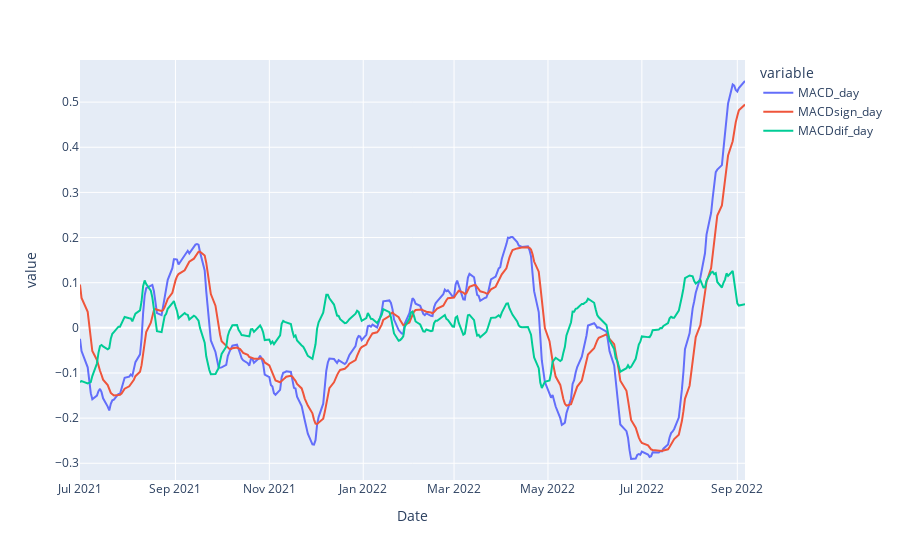
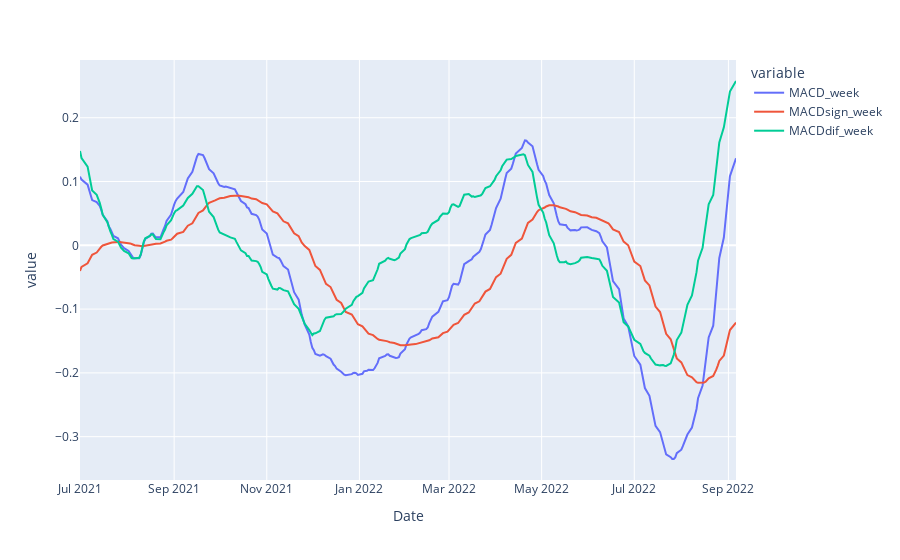
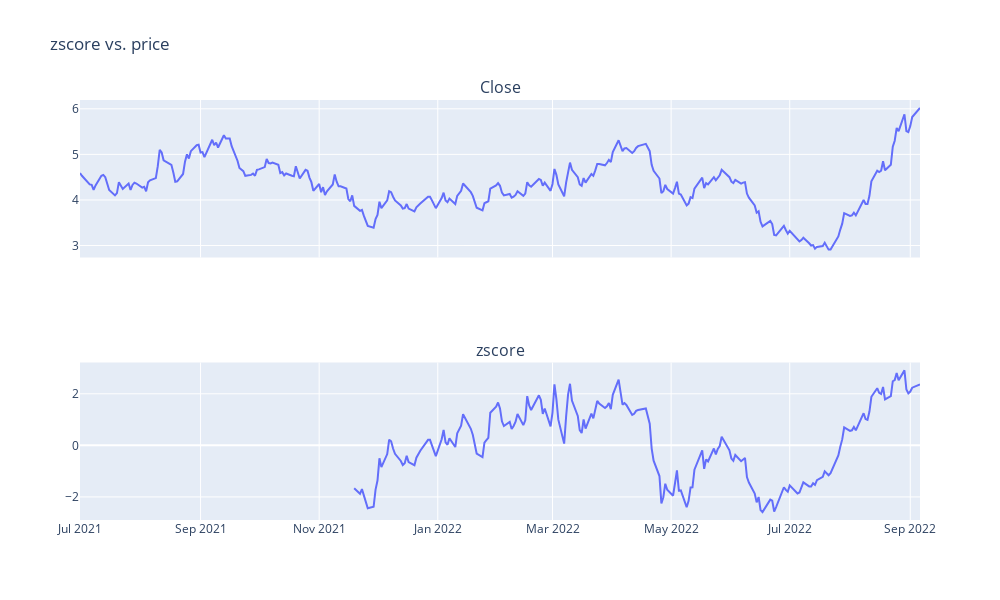
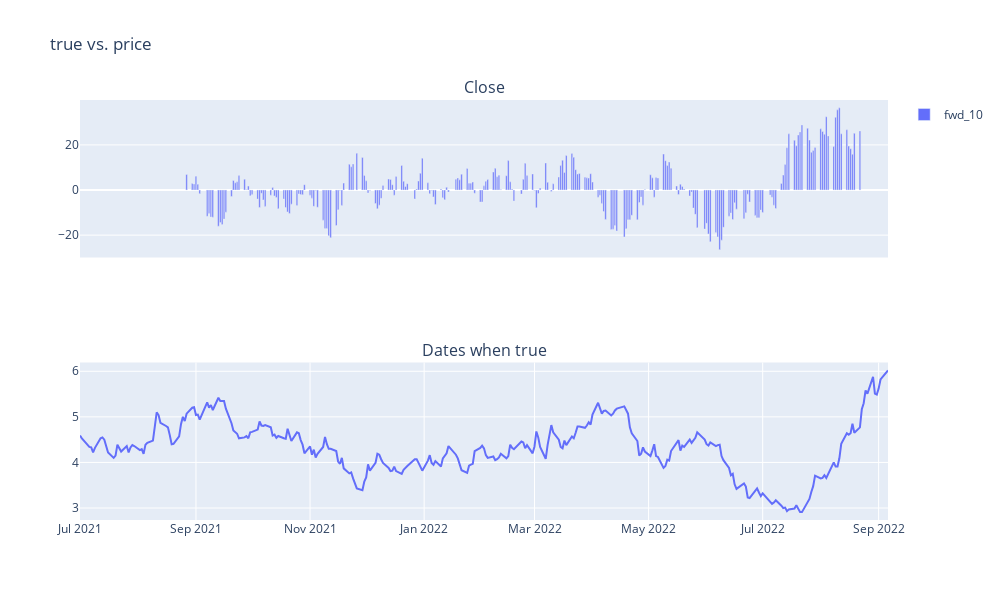

Write notebook code for charts like these, in order.
### Code cell
#main(stock,          back_gap, fwd_gap, threshold rendite backward, threshold renidte forward,comment )

main("holc_data.csv",  t_bwd   ,  t_fwd       , r_bwd , rational)

### Figure 1 — Plotly figure (JSON) as saved in the notebook; plotly's stock layout.template omitted (floating-point values rounded to 4 significant figures; data arrays with more than 128 entries replaced by an {"elided": "..."} marker saying what was removed)
{"data": [{"hovertemplate": "variable=MACD_day<br>Date=%{x}<br>value=%{y}<extra></extra>", "legendgroup": "MACD_day", "line": {"color": "#636efa", "dash": "solid"}, "marker": {"symbol": "circle"}, "mode": "lines", "name": "MACD_day", "orientation": "v", "showlegend": true, "type": "scatter", "x": {"elided": "298 str values"}, "xaxis": "x", "y": {"elided": "298 float values"}, "yaxis": "y"}, {"hovertemplate": "variable=MACDsign_day<br>Date=%{x}<br>value=%{y}<extra></extra>", "legendgroup": "MACDsign_day", "line": {"color": "#EF553B", "dash": "solid"}, "marker": {"symbol": "circle"}, "mode": "lines", "name": "MACDsign_day", "orientation": "v", "showlegend": true, "type": "scatter", "x": {"elided": "298 str values"}, "xaxis": "x", "y": {"elided": "298 float values"}, "yaxis": "y"}, {"hovertemplate": "variable=MACDdif_day<br>Date=%{x}<br>value=%{y}<extra></extra>", "legendgroup": "MACDdif_day", "line": {"color": "#00cc96", "dash": "solid"}, "marker": {"symbol": "circle"}, "mode": "lines", "name": "MACDdif_day", "orientation": "v", "showlegend": true, "type": "scatter", "x": {"elided": "298 str values"}, "xaxis": "x", "y": {"elided": "298 float values"}, "yaxis": "y"}], "layout": {"legend": {"title": {"text": "variable"}, "tracegroupgap": 0}, "margin": {"t": 60}, "xaxis": {"anchor": "y", "domain": [0, 1], "title": {"text": "Date"}}, "yaxis": {"anchor": "x", "domain": [0, 1], "title": {"text": "value"}}}}

### Figure 2 — Plotly figure (JSON) as saved in the notebook; plotly's stock layout.template omitted (floating-point values rounded to 4 significant figures; data arrays with more than 128 entries replaced by an {"elided": "..."} marker saying what was removed)
{"data": [{"hovertemplate": "variable=MACD_week<br>Date=%{x}<br>value=%{y}<extra></extra>", "legendgroup": "MACD_week", "line": {"color": "#636efa", "dash": "solid"}, "marker": {"symbol": "circle"}, "mode": "lines", "name": "MACD_week", "orientation": "v", "showlegend": true, "type": "scatter", "x": {"elided": "298 str values"}, "xaxis": "x", "y": {"elided": "298 float values"}, "yaxis": "y"}, {"hovertemplate": "variable=MACDsign_week<br>Date=%{x}<br>value=%{y}<extra></extra>", "legendgroup": "MACDsign_week", "line": {"color": "#EF553B", "dash": "solid"}, "marker": {"symbol": "circle"}, "mode": "lines", "name": "MACDsign_week", "orientation": "v", "showlegend": true, "type": "scatter", "x": {"elided": "298 str values"}, "xaxis": "x", "y": {"elided": "298 float values"}, "yaxis": "y"}, {"hovertemplate": "variable=MACDdif_week<br>Date=%{x}<br>value=%{y}<extra></extra>", "legendgroup": "MACDdif_week", "line": {"color": "#00cc96", "dash": "solid"}, "marker": {"symbol": "circle"}, "mode": "lines", "name": "MACDdif_week", "orientation": "v", "showlegend": true, "type": "scatter", "x": {"elided": "298 str values"}, "xaxis": "x", "y": {"elided": "298 float values"}, "yaxis": "y"}], "layout": {"legend": {"title": {"text": "variable"}, "tracegroupgap": 0}, "margin": {"t": 60}, "xaxis": {"anchor": "y", "domain": [0, 1], "title": {"text": "Date"}}, "yaxis": {"anchor": "x", "domain": [0, 1], "title": {"text": "value"}}}}

### Figure 3 — Plotly figure (JSON) as saved in the notebook; plotly's stock layout.template omitted (floating-point values rounded to 4 significant figures; data arrays with more than 128 entries replaced by an {"elided": "..."} marker saying what was removed)
{"data": [{"hovertemplate": "Date=%{x}<br>z-score=%{y}<extra></extra>", "legendgroup": "", "line": {"color": "#636efa", "dash": "solid"}, "marker": {"symbol": "circle"}, "mode": "lines", "name": "", "orientation": "v", "showlegend": false, "type": "scatter", "x": {"elided": "298 str values"}, "xaxis": "x2", "y": {"elided": "298 float values"}, "yaxis": "y2"}, {"hovertemplate": "Date=%{x}<br>Close=%{y}<extra></extra>", "legendgroup": "", "line": {"color": "#636efa", "dash": "solid"}, "marker": {"symbol": "circle"}, "mode": "lines", "name": "", "orientation": "v", "showlegend": false, "type": "scatter", "x": {"elided": "298 str values"}, "xaxis": "x", "y": {"elided": "298 float values"}, "yaxis": "y"}], "layout": {"annotations": [{"font": {"size": 16}, "showarrow": false, "text": "Close", "x": 0.5, "xanchor": "center", "xref": "paper", "y": 1, "yanchor": "bottom", "yref": "paper"}, {"font": {"size": 16}, "showarrow": false, "text": "zscore", "x": 0.5, "xanchor": "center", "xref": "paper", "y": 0.375, "yanchor": "bottom", "yref": "paper"}], "height": 600, "title": {"text": "zscore vs. price"}, "width": 1000, "xaxis": {"anchor": "y", "domain": [0, 1], "matches": "x2", "showticklabels": false}, "xaxis2": {"anchor": "y2", "domain": [0, 1]}, "yaxis": {"anchor": "x", "domain": [0.625, 1]}, "yaxis2": {"anchor": "x2", "domain": [0, 0.375]}}}

### Figure 4 — Plotly figure (JSON) as saved in the notebook; plotly's stock layout.template omitted (floating-point values rounded to 4 significant figures; data arrays with more than 128 entries replaced by an {"elided": "..."} marker saying what was removed)
{"data": [{"alignmentgroup": "True", "hovertemplate": "variable=fwd_10<br>Date=%{x}<br>value=%{y}<extra></extra>", "legendgroup": "fwd_10", "marker": {"color": "#636efa", "pattern": {"shape": ""}}, "name": "fwd_10", "offsetgroup": "fwd_10", "orientation": "v", "showlegend": true, "textposition": "auto", "type": "bar", "x": {"elided": "248 str values"}, "xaxis": "x", "y": {"elided": "248 float values"}, "yaxis": "y"}, {"hovertemplate": "Date=%{x}<br>Close=%{y}<extra></extra>", "legendgroup": "", "line": {"color": "#636efa", "dash": "solid"}, "marker": {"symbol": "circle"}, "mode": "lines", "name": "", "orientation": "v", "showlegend": false, "type": "scatter", "x": {"elided": "298 str values"}, "xaxis": "x2", "y": {"elided": "298 float values"}, "yaxis": "y2"}], "layout": {"annotations": [{"font": {"size": 16}, "showarrow": false, "text": "Close", "x": 0.5, "xanchor": "center", "xref": "paper", "y": 1, "yanchor": "bottom", "yref": "paper"}, {"font": {"size": 16}, "showarrow": false, "text": "Dates when true", "x": 0.5, "xanchor": "center", "xref": "paper", "y": 0.375, "yanchor": "bottom", "yref": "paper"}], "height": 600, "title": {"text": "true vs. price"}, "width": 1000, "xaxis": {"anchor": "y", "domain": [0, 1], "matches": "x2", "showticklabels": false}, "xaxis2": {"anchor": "y2", "domain": [0, 1]}, "yaxis": {"anchor": "x", "domain": [0.625, 1]}, "yaxis2": {"anchor": "x2", "domain": [0, 0.375]}}}
